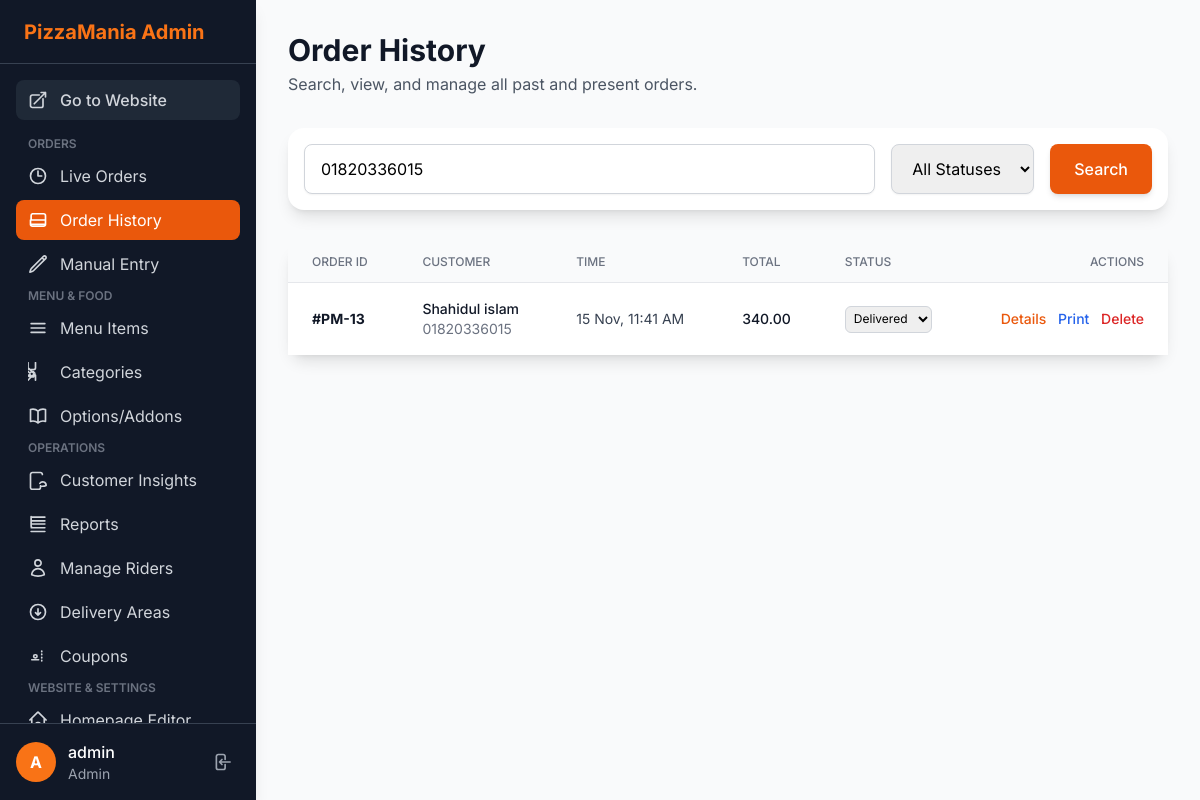
/admin/manage_orders.php?search=01820336015 (signed in), run on an earlier commit of the app's database.
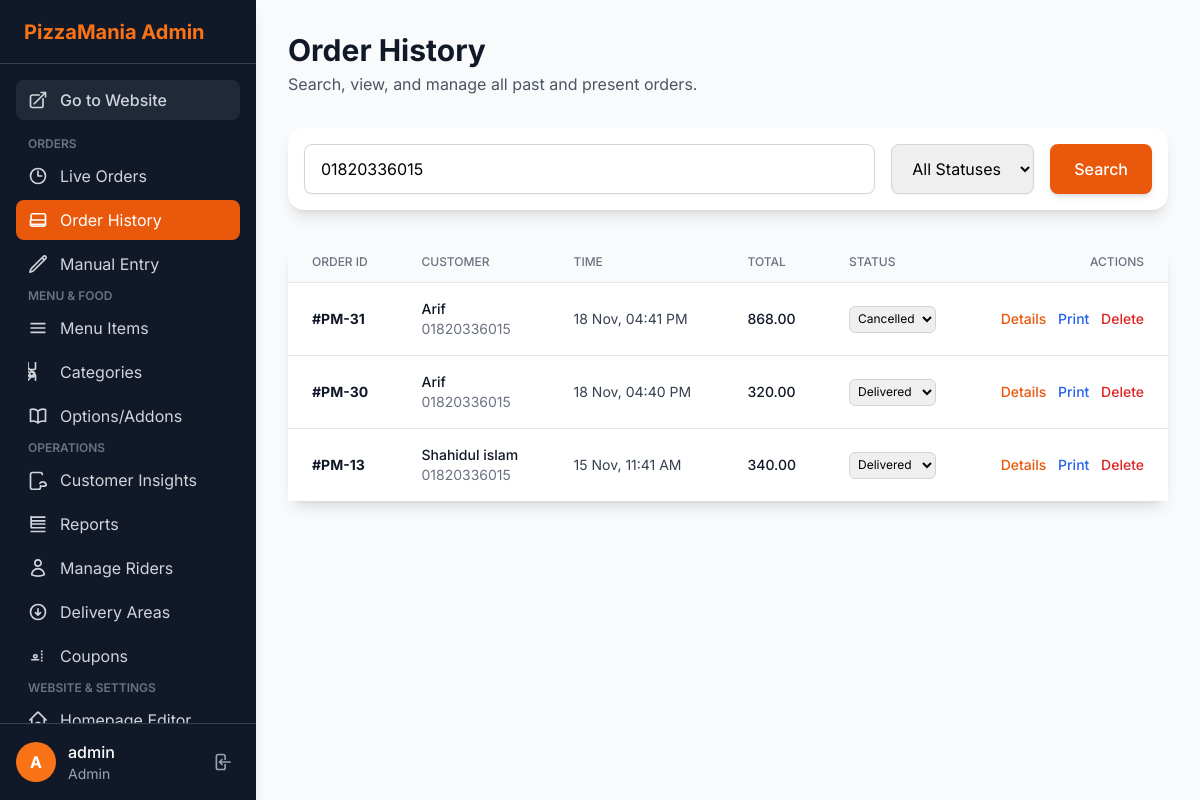
And on a later commit of the database.
### tables this page shows
CREATE TABLE IF NOT EXISTS `orders` (
  `id` int NOT NULL AUTO_INCREMENT,
  `customer_name` varchar(100) NOT NULL,
  `customer_phone` varchar(50) NOT NULL,
  `customer_address` text NOT NULL,
  `order_note` text,
  `delivery_area_id` int NOT NULL,
  `subtotal` decimal(10,2) NOT NULL,
  `delivery_fee` decimal(10,2) NOT NULL,
  `delivery_adjustment` decimal(10,2) NOT NULL DEFAULT '0.00',
  `total_amount` decimal(10,2) NOT NULL,
  `order_status` enum('Pending','Preparing','Ready','Delivered','Cancelled') NOT NULL DEFAULT 'Pending',
  `order_time` timestamp NOT NULL DEFAULT CURRENT_TIMESTAMP,
  `rider_name` varchar(100) DEFAULT NULL,
  `coupon_id` int DEFAULT NULL,
  `discount_type` enum('none','percentage','fixed') NOT NULL DEFAULT 'none',
  `discount_amount` decimal(10,2) NOT NULL DEFAULT '0.00',
  PRIMARY KEY (`id`),
  KEY `delivery_area_id` (`delivery_area_id`),
  KEY `fk_order_coupon` (`coupon_id`)
);

### config.php (called while the page is built, shortened)
<?php
function get_csrf_token() {
    return $_SESSION['csrf_token'];
}
function e($data) {
    return htmlspecialchars($data ?? '', ENT_QUOTES, 'UTF-8');
}
?>

### admin/manage_orders.php (the view, shortened to what this page needs)
<?php
require_once('header.php');
$page_title = 'Order History';
$search_query = $_GET['search'] ?? '';
$sql = "SELECT * FROM orders";
$where_clauses = [];
if (!empty($search_query)) {
    $sq = $db->real_escape_string($search_query);
    $where_clauses[] = "(customer_name LIKE '%$sq%' OR customer_phone LIKE '%$sq%' OR id LIKE '%$sq%')";
}
if (!empty($where_clauses)) {
    $sql .= " WHERE " . implode(' AND ', $where_clauses);
}
$sql .= " ORDER BY order_time DESC LIMIT 100";
$orders = [];
$result = $db->query($sql);
if ($result) {
    while ($row = $result->fetch_assoc()) {
        $orders[] = $row;
    }
}
?>
<div class="flex flex-col sm:flex-row justify-between items-start sm:items-center mb-8">
    <div>
        <h1 class="text-3xl font-bold text-gray-900"><?php echo e($page_title); ?></h1>
        <p class="text-gray-600 mt-1">Search, view, and manage all past and present orders.</p>
    </div>
</div>
<div class="bg-white p-4 rounded-2xl shadow-lg mb-8">
    <form action="manage_orders.php" method="GET" class="flex flex-col sm:flex-row gap-4">
        <input
            type="text"
            name="search"
            placeholder="Search by ID, Name, or Phone..."
            value="<?php echo e($search_query); ?>"
            class="flex-grow px-4 py-3 border border-gray-300 rounded-lg shadow-sm focus:outline-none focus:ring-2 focus:ring-orange-500">
        <select name="status" class="px-4 py-3 border border-gray-300 rounded-lg shadow-sm focus:outline-none focus:ring-2 focus:ring-orange-500">
            <option value="">All Statuses</option>
        </select>
        <button type="submit" class="px-6 py-3 bg-orange-600 text-white font-medium rounded-lg shadow-md hover:bg-orange-700">
            Search
        </button>
    </form>
</div>
<div class="bg-white rounded-2xl shadow-lg">
    <div class="overflow-x-auto">
        <table class="min-w-full divide-y divide-gray-200">
            <thead class="bg-gray-50">
                <tr>
                    <th class="px-6 py-3 text-left text-xs font-medium text-gray-500 uppercase">Order ID</th>
                    <th class="px-6 py-3 text-left text-xs font-medium text-gray-500 uppercase">Customer</th>
                    <th class="px-6 py-3 text-left text-xs font-medium text-gray-500 uppercase">Time</th>
                    <th class="px-6 py-3 text-left text-xs font-medium text-gray-500 uppercase">Total</th>
                    <th class="px-6 py-3 text-left text-xs font-medium text-gray-500 uppercase">Status</th>
                    <th class="px-6 py-3 text-right text-xs font-medium text-gray-500 uppercase">Actions</th>
                </tr>
            </thead>
            <tbody class="bg-white divide-y divide-gray-200">
                <?php if (empty($orders)): ?>
                    <tr><td colspan="6" class="px-6 py-4 text-center text-gray-500">No orders found.</td></tr>
                <?php else: ?>
                    <?php foreach ($orders as $order): ?>
                        <tr>
                            <td class="px-6 py-4"><div class="text-sm font-bold text-gray-900">#PM-<?php echo e($order['id']); ?></div></td>
                            <td class="px-6 py-4">
                                <div class="text-sm font-medium text-gray-900"><?php echo e($order['customer_name']); ?></div>
                                <div class="text-sm text-gray-500"><?php echo e($order['customer_phone']); ?></div>
                            </td>
                            <td class="px-6 py-4"><div class="text-sm text-gray-700"><?php echo e(date('d M, h:i A', strtotime($order['order_time']))); ?></div></td>
                            <td class="px-6 py-4"><div class="text-sm font-medium text-gray-900"><?php echo e(number_format($order['total_amount'], 2)); ?></div></td>
                            <td class="px-6 py-4">
                                <form action="manage_orders.php?<?php echo http_build_query($_GET); ?>" method="POST" class="flex items-center">
                                    <select name="new_status" class="text-xs p-1 border border-gray-300 rounded-md" onchange="this.form.submit()">
                                        <option value="Delivered" <?php echo ($order['order_status'] == 'Delivered') ? 'selected' : ''; ?>>Delivered</option>
                                        <option value="Cancelled" <?php echo ($order['order_status'] == 'Cancelled') ? 'selected' : ''; ?>>Cancelled</option>
                                    </select>
                                </form>
                            </td>
                            <td class="px-6 py-4 text-right text-sm font-medium space-x-2">
                                <a href="order_details.php?id=<?php echo e($order['id']); ?>" class="text-orange-600 hover:text-orange-900">Details</a>
                                <a href="print_receipt.php?id=<?php echo e($order['id']); ?>" target="_blank" class="text-blue-600 hover:text-blue-900">Print</a>
                                <?php if (hasAdminAccess()): ?>
                                    <a href="manage_orders.php?action=delete&id=<?php echo e($order['id']); ?>&csrf_token=<?php echo e(get_csrf_token()); ?>"
                                       class="text-red-600 hover:text-red-900"
                                       onclick="return confirm('WARNING: This will permanently delete order #PM-<?php echo e($order['id']); ?> and all its items. This action cannot be undone. Are you sure?');">
                                        Delete
                                    </a>
                                <?php endif; ?>
                            </td>
                        </tr>
                    <?php endforeach; ?>
                <?php endif; ?>
            </tbody>
        </table>
    </div>
</div>
<?php
require_once('footer.php');
?>

### admin/header.php (shortened to what this page needs)
<?php
require_once('../config.php');
$user_role = $_SESSION['user_role'] ?? 'manager';
function hasAdminAccess() {
    return $_SESSION['user_role'] === 'admin';
}
$username = e($_SESSION['username']);
$user_initial = strtoupper(substr($username, 0, 1));
?>
<!DOCTYPE html>
<html lang="en">
<head>
    <script src="https://cdn.tailwindcss.com"></script>
</head>
<body class="bg-gray-50 font-sans antialiased">
    <div class="relative min-h-screen lg:flex">
        <aside id="sidebar" class="bg-gray-900 text-white w-64 fixed inset-y-0 left-0 z-50 transform -translate-x-full lg:translate-x-0 transition-transform duration-300 flex flex-col h-screen shadow-lg">
            <div class="h-16 flex items-center px-6 border-b border-gray-700">
                <a href="live_orders.php" class="text-xl font-bold text-orange-500">PizzaMania Admin</a>
            </div>
            <nav class="flex-1 px-4 py-4 space-y-1 overflow-y-auto">
                <a href="<?php echo BASE_URL; ?>" target="_blank" class="flex items-center space-x-3 px-3 py-2 rounded-lg nav-link-default bg-gray-800 hover:bg-orange-600 mb-4">
                    <svg xmlns="http://www.w3.org/2000/svg" fill="none" viewBox="0 0 24 24" stroke-width="2" stroke="currentColor" class="w-5 h-5"><path stroke-linecap="round" stroke-linejoin="round" d="M13.5 6H5.25A2.25 2.25 0 003 8.25v10.5A2.25 2.25 0 005.25 21h10.5A2.25 2.25 0 0018 18.75V10.5m-10.5 6L21 3m0 0h-5.25M21 3v5.25" /></svg>
                    <span class="font-medium">Go to Website</span>
                </a>
                <p class="px-3 text-xs font-semibold text-gray-500 uppercase mt-2 mb-1">Orders</p>
                <a href="live_orders.php" class="flex items-center space-x-3 px-3 py-2 rounded-lg nav-link-default">
                    <svg xmlns="http://www.w3.org/2000/svg" fill="none" viewBox="0 0 24 24" stroke-width="2" stroke="currentColor" class="w-5 h-5"><path stroke-linecap="round" stroke-linejoin="round" d="M12 6v6h4.5m4.5 0a9 9 0 11-18 0 9 9 0 0118 0z" /></svg>
                    <span>Live Orders</span>
                </a>
                <a href="manage_orders.php" class="flex items-center space-x-3 px-3 py-2 rounded-lg nav-link-default">
                    <span>Order History</span>
                </a>
                <a href="manual_order.php" class="flex items-center space-x-3 px-3 py-2 rounded-lg nav-link-default">
                    <span>Manual Entry</span>
                </a>
                <p class="px-3 text-xs font-semibold text-gray-500 uppercase mt-4 mb-1">Menu & Food</p>
                <a href="manage_menu_items.php" class="flex items-center space-x-3 px-3 py-2 rounded-lg nav-link-default">
                    <svg xmlns="http://www.w3.org/2000/svg" fill="none" viewBox="0 0 24 24" stroke-width="2" stroke="currentColor" class="w-5 h-5"><path stroke-linecap="round" stroke-linejoin="round" d="M3.75 6.75h16.5M3.75 12h16.5m-16.5 5.25h16.5" /></svg>
                    <span>Menu Items</span>
                </a>
                <a href="manage_categories.php" class="flex items-center space-x-3 px-3 py-2 rounded-lg nav-link-default">
                    <span>Categories</span>
                </a>
                <a href="manage_item_options.php" class="flex items-center space-x-3 px-3 py-2 rounded-lg nav-link-default">
                    <span>Options/Addons</span>
                </a>
                <?php if (hasAdminAccess()): ?>
                    <p class="px-3 text-xs font-semibold text-gray-500 uppercase mt-4 mb-1">Operations</p>
                    <a href="customer_reports.php" class="flex items-center space-x-3 px-3 py-2 rounded-lg nav-link-default">
                        <span>Customer Insights</span>
                    </a>
                    <a href="reports.php" class="flex items-center space-x-3 px-3 py-2 rounded-lg nav-link-default">
                        <svg xmlns="http://www.w3.org/2000/svg" fill="none" viewBox="0 0 24 24" stroke-width="2" stroke="currentColor" class="w-5 h-5"><path stroke-linecap="round" stroke-linejoin="round" d="M3.75 3v11.25A2.25 2.25 0 006 16.5h12M3.75 3.75h16.5M3.75 12h16.5m-16.5 4.5h16.5m-16.5 4.5h16.5M3.75 8.25h16.5" /></svg>
                        <span>Reports</span>
                    </a>
                    <a href="manage_riders.php" class="flex items-center space-x-3 px-3 py-2 rounded-lg nav-link-default">
                        <span>Manage Riders</span>
                    </a>
                    <a href="manage_delivery_areas.php" class="flex items-center space-x-3 px-3 py-2 rounded-lg nav-link-default">
                        <svg xmlns="http://www.w3.org/2000/svg" fill="none" viewBox="0 0 24 24" stroke-width="2" stroke="currentColor" class="w-5 h-5"><path stroke-linecap="round" stroke-linejoin="round" d="M9 12.75l3 3m0 0l3-3m-3 3v-7.5M21 12a9 9 0 11-18 0 9 9 0 0118 0z" /></svg>
                        <span>Delivery Areas</span>
                    </a>
                    <a href="manage_coupons.php" class="flex items-center space-x-3 px-3 py-2 rounded-lg nav-link-default">
                        <span>Coupons</span>
                    </a>
                    <p class="px-3 text-xs font-semibold text-gray-500 uppercase mt-4 mb-1">Website & Settings</p>
                    <a href="homepage_manager.php" class="flex items-center space-x-3 px-3 py-2 rounded-lg nav-link-default">
                        <span>Homepage Editor</span>
                    </a>
                <?php endif; ?>
            </nav>
            <div class="p-4 border-t border-gray-700">
                <div class="flex items-center justify-between">
                    <div class="flex items-center space-x-3">
                        <div class="w-10 h-10 rounded-full bg-orange-500 flex items-center justify-center font-bold">
                            <?php echo e($user_initial); ?>
                        </div>
                        <div>
                            <div class="font-medium"><?php echo e($username); ?></div>
                            <div class="text-sm text-gray-400 capitalize"><?php echo e($user_role); ?></div>
                        </div>
                    </div>
                    <a href="logout.php?csrf_token=<?php echo e(get_csrf_token()); ?>" title="Logout" class="p-2 rounded-lg text-gray-400 hover:bg-gray-700 hover:text-white">
                    </a>
                </div>
            </div>
        </aside>
        <main class="flex-1 lg:ml-64">
            <div class="p-6 lg:p-8 pb-24">

### admin/footer.php (shortened to what this page needs)
            </div>
        </main>
    </div>
</body>
</html>

### admin/header.php (style rules this page uses)
.nav-link-active { background-color: #ea580c; color: #ffffff; }
.nav-link-default { color: #d1d5db; }

What changed in the data, as far as the page shows it:
added orders: id "31", customer_name "Arif", customer_phone "01820336015", order_time "18 Nov, 04:41 PM", total_amount "868.00", new_status "Cancelled"
added orders: id "30", customer_name "Arif", customer_phone "01820336015", order_time "18 Nov, 04:40 PM", total_amount "320.00", new_status "Delivered"
